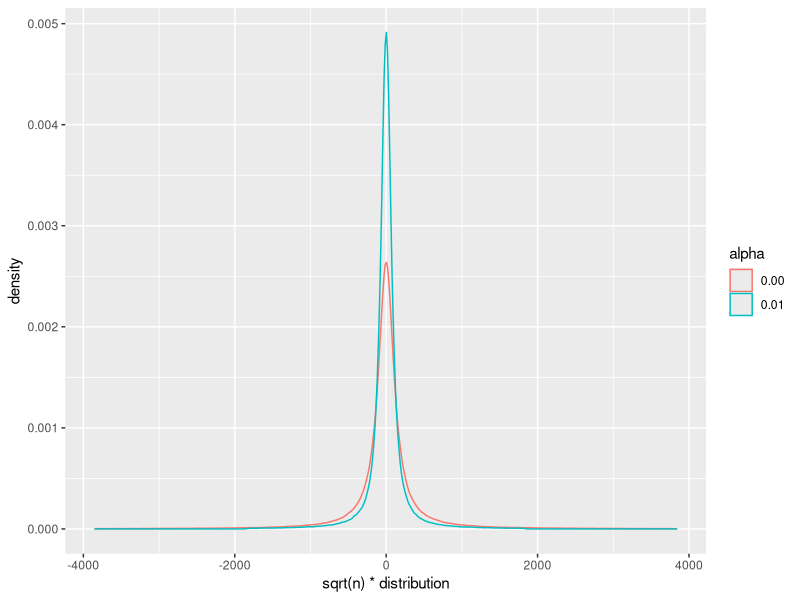

This chart was generated by the following R code: (Note: this script raises an error after producing the figure.)
#test plot
n.simu <- 1000000
sigma_y = sigma_m = 1
n_vec <- c(15000,75000,150000)
alpha_vec <- c(0.00,0.01,0.03,0.05)
i1 = 1
i2 = 2
n = n_vec[i1]
alpha_G = alpha_vec[i2]
z_Gamma <- rnorm(n.simu,mean = 0, sd = sqrt(sigma_y/n))
z_gamma <- rnorm(n.simu,mean = alpha_G,sd = sqrt(sigma_m/n))
true_distribution <- z_Gamma/z_gamma
q_temp=  quantile(true_distribution,c(0.025,0.975))


z_Gamma <- rnorm(n.simu,mean = 0, sd = 1)
z_gamma <- rnorm(n.simu,mean = 1.224745,sd = 1)
true_distribution <- z_Gamma/z_gamma
q_temp=  quantile(true_distribution,c(0.01,0.99))
idx <- which(true_distribution>=q_temp[1]&
               true_distribution<=q_temp[2])
true_distribution = true_distribution[idx]


i1 = 1
i2 = 1
n = n_vec[i1]

alpha_G = alpha_vec[i2]
z_Gamma <- rnorm(n.simu,mean = 0, sd = sqrt(sigma_y/n))
z_gamma <- rnorm(n.simu,mean = alpha_G,sd = sqrt(sigma_m/n))
true_distribution2 <- z_Gamma/z_gamma
q_temp=  quantile(true_distribution2,c(0.01,0.99))
idx <- which(true_distribution2>=q_temp[1]&
               true_distribution2<=q_temp[2])
true_distribution2 = true_distribution2[idx]

distribution = c(true_distribution,true_distribution2)
alpha = c(rep("0.01",length(true_distribution)),rep("0.00",length(true_distribution)))
data = data.frame(alpha,distribution)
library(ggplot2)
ggplot(data,aes(x=sqrt(n)*distribution,color=alpha))+
  geom_density()


q_high = ratio_est-ci_low_exact
q_low = ratio_est-ci_high_exact
jdx <- which(q_low<=q_result_final[1]|q_high>=q_result_final[2])
idx <- which(ratio_est>=qcauchy(0.025)&
               ratio_est<=qcauchy(0.975))

#beta distribution
library(gridExtra)
library(ggplot2)
n.simu <- 1000000
# z_Gamma <- rnorm(n.simu,mean =0,sd =sqrt(var_Gamma))
# z_gamma <- rnorm(n.simu,mean = gamma,sd = sqrt(var_gamma))
#z_Gamma <- rnorm(n.simu,mean =0,sd =sqrt(var_Gamma))
#z_gamma <- rnorm(n.simu,mean = gamma,sd = sqrt(var_gamma))
#z_gamma <- rnorm(n.simu,mean = sqrt(n)*alpha_G,sd = sqrt((n-1)*var_gamma))
sigma_yg_est = 1
sigma_m_est = 1
gamma_vec <- c(0,0.01,0.03,0.05)
for(j in 1:length(gamma_vec)){
  gamma = gamma_vec[j]
  z_Gamma <- rnorm(n.simu,mean =0,sd =sqrt(sigma_yg_est/n))
  z_gamma <- rnorm(n.simu,mean = gamma,sd = sqrt(sigma_m_est/n))
  true_distribution <- z_Gamma/z_gamma
  dot <- seq(0.01,0.99,by=0.001)
  q_true <- quantile(true_distribution,dot)
  pdot <-ifelse(dot<=0.5,2*dot,2*(1-dot))
  
  
  
  
  
  alpha_high = gamma+1.96*sqrt(1/15000)
  alpha_low = gamma-1.96*sqrt(1/15000)
  
  alpha_est_vec = seq(from = alpha_low,to = alpha_high,by = (alpha_high-alpha_low)/(3))
  p<- list()
  for(k in 1:length(alpha_est_vec)){
    alpha_est = alpha_est_vec[k]
    z_Gamma <- rnorm(n.simu,mean =0,sd =sqrt(sigma_yg_est/n))
    z_gamma <- rnorm(n.simu,mean = alpha_est,sd = sqrt(sigma_m_est/n))
    true_distribution2 =  z_Gamma/z_gamma
    dot2 = dot
    for(i in 1:length(dot)){
      idx <- which(true_distribution2<=q_true[i])
      dot2[i] = length(idx)/length(true_distribution2)
    }
    pdot2 <- ifelse(dot2<=0.5,2*dot2,2*(1-dot2))
    data <- data.frame(pdot[order(pdot)],
                       pdot2[order(pdot2)])
    colnames(data) <- c("pdot",
                        "pdot2")
    
    p[[k]] <- ggplot(data,aes(pdot,pdot2))+
      geom_point()+
      geom_abline(slope=1)+
      xlab(paste0("true p-value (alpha = ",gamma,")"))+
      ylab(paste0("estimated p-value ( alpha_hat = ",round(alpha_est,3),")"))+
      theme_Publication()+
      scale_y_continuous(limits=c(0,1))
    
    
  }
  png(filename = paste0("./result/simulation/ratio_estimate/qq_plot_true_plug/betadis_alpha_",gamma,".png"),res=300,width=12,height = 6,unit="in")
  grid.arrange(p[[1]],p[[2]],p[[3]],p[[4]],
               nrow=1)
  dev.off()
}





##########ratio distribution
sigma_yg_est = 1
sigma_m_est = 1
gamma_vec <- c(0,0.01,0.03,0.05)
for(j in 1:length(gamma_vec)){
  gamma = gamma_vec[j]
  z_Gamma <- rnorm(n.simu)
  z_gamma <- rnorm(n.simu,mean = sqrt(n)*gamma,sd = 1)
  true_distribution <- z_Gamma/sqrt(1+z_Gamma^2/z_gamma^2)
  dot <- seq(0.01,0.99,by=0.001)
  q_true <- quantile(true_distribution,dot)
  pdot <-ifelse(dot<=0.5,2*dot,2*(1-dot))
  
  
  alpha_high = gamma+1.96*sqrt(1/15000)
  alpha_low = gamma-1.96*sqrt(1/15000)
  
  alpha_est_vec = seq(from = alpha_low,to = alpha_high,by = (alpha_high-alpha_low)/(3))
  p<- list()
  for(k in 1:length(alpha_est_vec)){
    alpha_est = alpha_est_vec[k]
    z_Gamma <- rnorm(n.simu)
    z_gamma <- rnorm(n.simu,mean = sqrt(n)*alpha_est,sd = 1)
    true_distribution2 =  z_Gamma/sqrt(1+z_Gamma^2/z_gamma^2)
    dot2 = dot
    for(i in 1:length(dot)){
      idx <- which(true_distribution2<=q_true[i])
      dot2[i] = length(idx)/length(true_distribution2)
    }
    pdot2 <- ifelse(dot2<=0.5,2*dot2,2*(1-dot2))
    data <- data.frame(pdot[order(pdot)],
                       pdot2[order(pdot2)])
    colnames(data) <- c("pdot",
                        "pdot2")
    
    p[[k]] <- ggplot(data,aes(pdot,pdot2))+
      geom_point()+
      geom_abline(slope=1)+
      xlab(paste0("true p-value (alpha = ",gamma,")"))+
      ylab(paste0("estimated p-value ( alpha_hat = ",round(alpha_est,3),")"))+
      theme_Publication()+
      scale_y_continuous(limits=c(0,1))
    
    
  }
  png(filename = paste0("./result/simulation/ratio_estimate/qq_plot_true_plug/ratiodis_alpha_",gamma,".png"),res=300,width=12,height = 6,unit="in")
  grid.arrange(p[[1]],p[[2]],p[[3]],p[[4]],
               nrow=1)
  dev.off()
}












